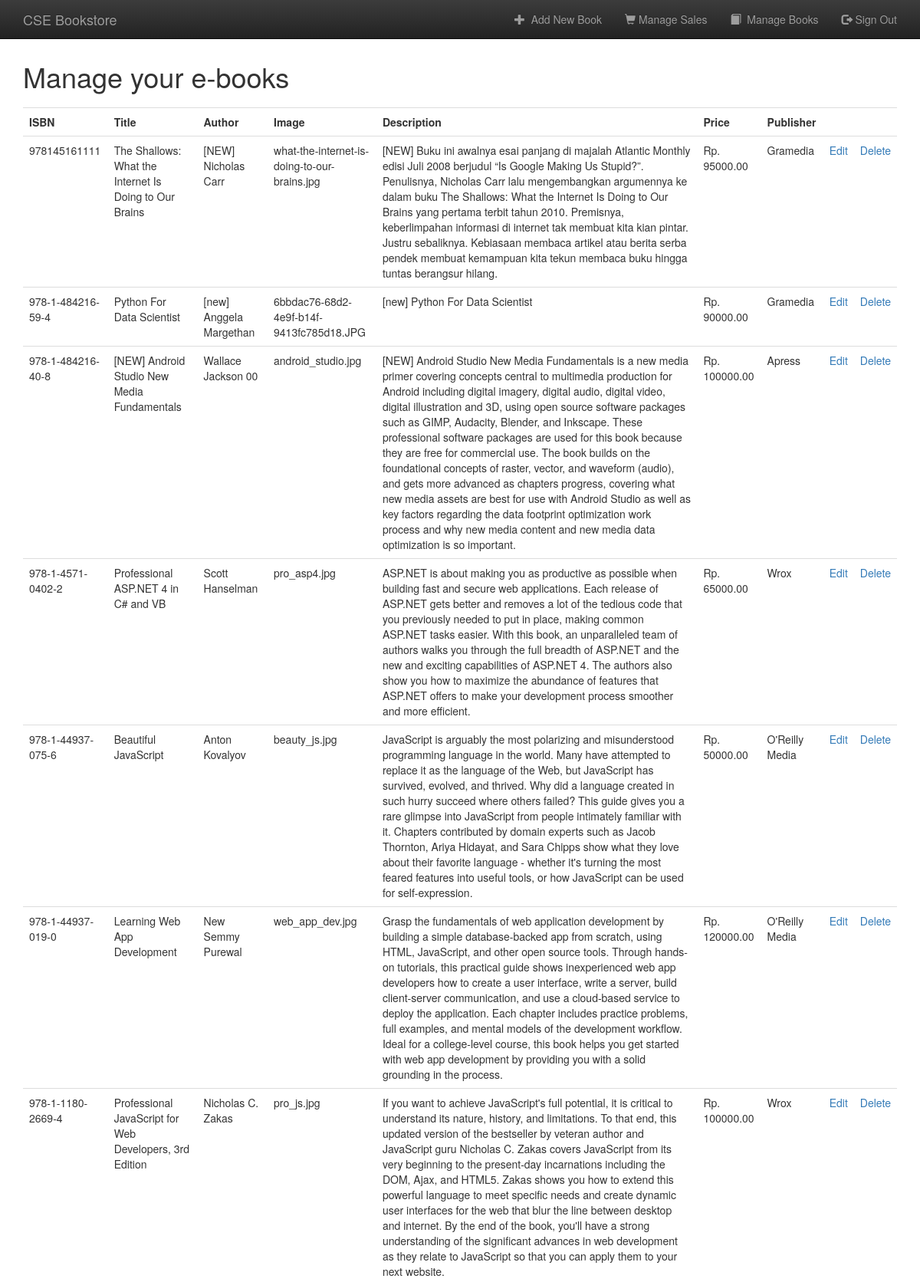
The page /admin_book.php (signed in, upper part) on the database its author committed.
### tables this page shows
CREATE TABLE `books` (
  `book_isbn` varchar(20) NOT NULL,
  `book_title` varchar(60) DEFAULT NULL,
  `book_author` varchar(60) DEFAULT NULL,
  `book_image` varchar(100) DEFAULT NULL,
  `book_descr` text,
  `book_price` float(10,2) NOT NULL,
  `publisherid` int UNSIGNED NOT NULL
);

CREATE TABLE `publisher` (
  `publisherid` int UNSIGNED NOT NULL,
  `publisher_name` varchar(60) NOT NULL
);

### functions/database_functions.php (called while the page is built, shortened)
<?php
	function getPubName($conn, $pubid){
		$query = "SELECT publisher_name FROM publisher WHERE publisherid = '$pubid'";
		$result = mysqli_query($conn, $query);
		$row = mysqli_fetch_assoc($result);
		return $row['publisher_name'];
	}
	function getAll($conn){
		$query = "SELECT * from books ORDER BY book_isbn DESC";
		$result = mysqli_query($conn, $query);
		return $result;
	}
?>

### admin_book.php (the view, shortened to what this page needs)
<?php
	require_once "./template/header_admin.php";
	require_once "./functions/database_functions.php";
	$conn = db_connect();
	$result = getAll($conn);
?>
	<h1>Manage your e-books</h1>
	<table class="table" style="margin-top: 20px">
		<tr>
			<th>ISBN</th>
			<th>Title</th>
			<th>Author</th>
			<th>Image</th>
			<th style="widht: 30px" >Description</th>
			<th>Price</th>
			<th>Publisher</th>
			<th>&nbsp;</th>
			<th>&nbsp;</th>
		</tr>
		<?php while($row = mysqli_fetch_assoc($result)){ ?>
		<tr>
			<td><?php echo $row['book_isbn']; ?></td>
			<td><?php echo $row['book_title']; ?></td>
			<td><?php echo $row['book_author']; ?></td>
			<td><?php echo $row['book_image']; ?></td>
			<td><?php echo $row['book_descr']; ?></td>
			<td><?php echo "Rp. " . $row['book_price']; ?></td>
			<td><?php echo getPubName($conn, $row['publisherid']); ?></td>
			<td><a href="admin_edit.php?bookisbn=<?php echo $row['book_isbn']; ?>">Edit</a></td>
			<td><a href="admin_delete.php?bookisbn=<?php echo $row['book_isbn']; ?>">Delete</a></td>
		</tr>
		<?php } ?>
	</table>
<?php
	require_once "./template/footer.php";
?>

### rows shown on the page
books: book_isbn "978145161111", book_title "The Shallows: What the Internet Is Doing to Our Brains", book_author "[NEW] Nicholas Carr", book_image "what-the-internet-is-doing-to-our-brains.jpg", book_descr "[NEW] Buku ini awalnya esai panjang di majalah Atlantic Monthly edisi Juli 2008 berjudul “Is Google Making Us Stupid?”. Penulisnya, Nicholas Carr lalu mengembangkan argumennya ke dalam buku The Shallows: What the Internet Is Doing to Our Brains yang pertama terbit tahun 2010. Premisnya, keberlimpahan informasi di internet tak membuat kita kian pintar. Justru sebaliknya. Kebiasaan membaca artikel atau berita serba pendek membuat kemampuan kita tekun membaca buku hingga tuntas berangsur hilang.", book_price "95000.00", publisherid.publisher_name "Gramedia"
books: book_isbn "978-1-484216-59-4", book_title "Python For Data Scientist", book_author "[new] Anggela Margethan", book_image "6bbdac76-68d2-4e9f-b14f-9413fc785d18.JPG", book_descr "[new] Python For Data Scientist", book_price "90000.00", publisherid.publisher_name "Gramedia"
books: book_isbn "978-1-484216-40-8", book_title "[NEW] Android Studio New Media Fundamentals", book_author "Wallace Jackson 00", book_image "android_studio.jpg", book_descr "[NEW] Android Studio New Media Fundamentals is a new media primer covering concepts central to multimedia production for Android including digital imagery, digital audio, digital video, digital illustration and 3D, using open source software packages such as GIMP, Audacity, Blender, and Inkscape. These professional software packages are used for this book because they are free for commercial use. The book builds on the foundational concepts of raster, vector, and waveform (audio), and gets more advanced as chapters progress, covering what new media assets are best for use with Android Studio as well as key factors regarding the data footprint optimization work process and why new media…", book_price "100000.00", publisherid.publisher_name "Apress"
books: book_isbn "978-1-4571-0402-2", book_title "Professional ASP.NET 4 in C# and VB", book_author "Scott Hanselman", book_image "pro_asp4.jpg", book_descr "ASP.NET is about making you as productive as possible when building fast and secure web applications. Each release of ASP.NET gets better and removes a lot of the tedious code that you previously needed to put in place, making common ASP.NET tasks easier. With this book, an unparalleled team of authors walks you through the full breadth of ASP.NET and the new and exciting capabilities of ASP.NET 4. The authors also show you how to maximize the abundance of features that ASP.NET offers to make your development process smoother and more efficient.", book_price "65000.00", publisherid.publisher_name "Wrox"
books: book_isbn "978-1-44937-075-6", book_title "Beautiful JavaScript", book_author "Anton Kovalyov", book_image "beauty_js.jpg", book_descr "JavaScript is arguably the most polarizing and misunderstood programming language in the world. Many have attempted to replace it as the language of the Web, but JavaScript has survived, evolved, and thrived. Why did a language created in such hurry succeed where others failed? This guide gives you a rare glimpse into JavaScript from people intimately familiar with it. Chapters contributed by domain experts such as Jacob Thornton, Ariya Hidayat, and Sara Chipps show what they love about their favorite language - whether it's turning the most feared features into useful tools, or how JavaScript can be used for self-expression.", book_price "50000.00", publisherid.publisher_name "O'Reilly Media"
books: book_isbn "978-1-44937-019-0", book_title "Learning Web App Development", book_author "New Semmy Purewal", book_image "web_app_dev.jpg", book_descr "Grasp the fundamentals of web application development by building a simple database-backed app from scratch, using HTML, JavaScript, and other open source tools. Through hands-on tutorials, this practical guide shows inexperienced web app developers how to create a user interface, write a server, build client-server communication, and use a cloud-based service to deploy the application. Each chapter includes practice problems, full examples, and mental models of the development workflow. Ideal for a college-level course, this book helps you get started with web app development by providing you with a solid grounding in the process.", book_price "120000.00", publisherid.publisher_name "O'Reilly Media"
books: book_isbn "978-1-1180-2669-4", book_title "Professional JavaScript for Web Developers, 3rd Edition", book_author "Nicholas C. Zakas", book_image "pro_js.jpg", book_descr "If you want to achieve JavaScript's full potential, it is critical to understand its nature, history, and limitations. To that end, this updated version of the bestseller by veteran author and JavaScript guru Nicholas C. Zakas covers JavaScript from its very beginning to the present-day incarnations including the DOM, Ajax, and HTML5. Zakas shows you how to extend this powerful language to meet specific needs and create dynamic user interfaces for the web that blur the line between desktop and internet. By the end of the book, you'll have a strong understanding of the significant advances in web development as they relate to JavaScript so that you can apply them to your next website.", book_price "100000.00", publisherid.publisher_name "Wrox"
